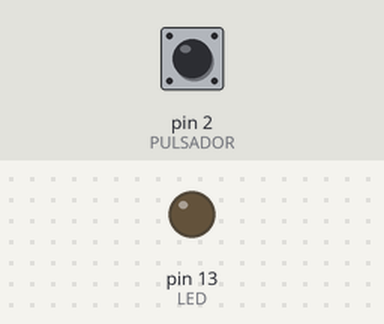
A sketch run on a simulated Arduino Uno, built with avr-gcc and run on an emulated ATmega328P. Shown: output pins drawn as LEDs (lit = HIGH). Dashed ring = blinking. The test bench sets the inputs (shaded band); at power-on: pin 2 (PULSADOR) LOW.

Above: at 1.2 s.
1.3 s: pin 2 (PULSADOR) pulled HIGH for 1 s
At 1.55 s:
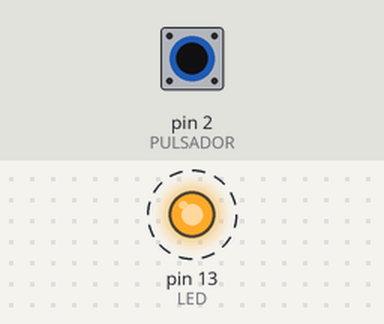
4.3 s: pin 2 (PULSADOR) pulled HIGH for 3.2 s
At 8.3 s:
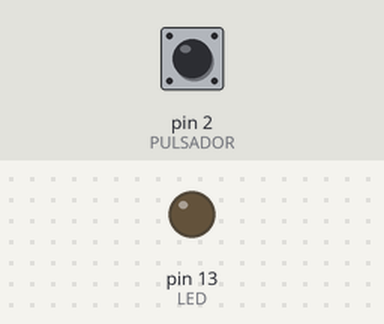
Timing chart, 0 to 9.8 s (numbered marks = the images above; inputs shaded):
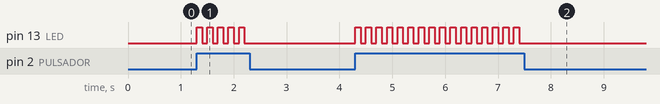

The sketch:

Tema_3_8.ino
```cpp
#define PULSADOR 2              // Constante que asigna a
                                // PULSADOR el numero 2
#define LED 13                  // Constante que asigna a
                                // LED el numero 13
#define FRECUENCIA 20           // Constante que asigna a
                                // FRECUENCIA el valor en Hz
#define T (2000/FRECUENCIA)     // Constante que asigna a T
                                // la mitad del periodo a partir
                                // de una frecuencia. (En milisegundos)


int lectura_pulsador;           // Variable que almacenar
                                // el estado del pulsador


void setup(){
  pinMode(LED, OUTPUT);          // Establece el pin 13 como SALIDA
  pinMode(PULSADOR, INPUT);      // Establece el pin 2 como ENTRADA
}

void loop(){
  lectura_pulsador = digitalRead(PULSADOR);     // Asigna el valor del pulsador
                                                // a la variable lectura_pulsador

  if (lectura_pulsador == HIGH ){        // ¿Esta presionado el pulsador?
     digitalWrite(LED, HIGH);            // Activa y desactiva el LED
     delay(T);                           // a la FRECUENCIA dada en caso de cierto
     digitalWrite(LED, LOW);
     delay(T);
  }
  else {
    digitalWrite(LED, LOW);              // Desactiva el LED en caso de falso
  }
}
```

Measured:
- after the input at 1.3 s, pin 13 (LED): alternates HIGH for 0.10 s and LOW for 0.10 s, 10 changes in all, then stays LOW, starting at once
- after the input at 4.3 s, pin 13 (LED): alternates HIGH for 0.10 s and LOW for 0.10 s, 32 changes in all, then stays LOW, starting at once
